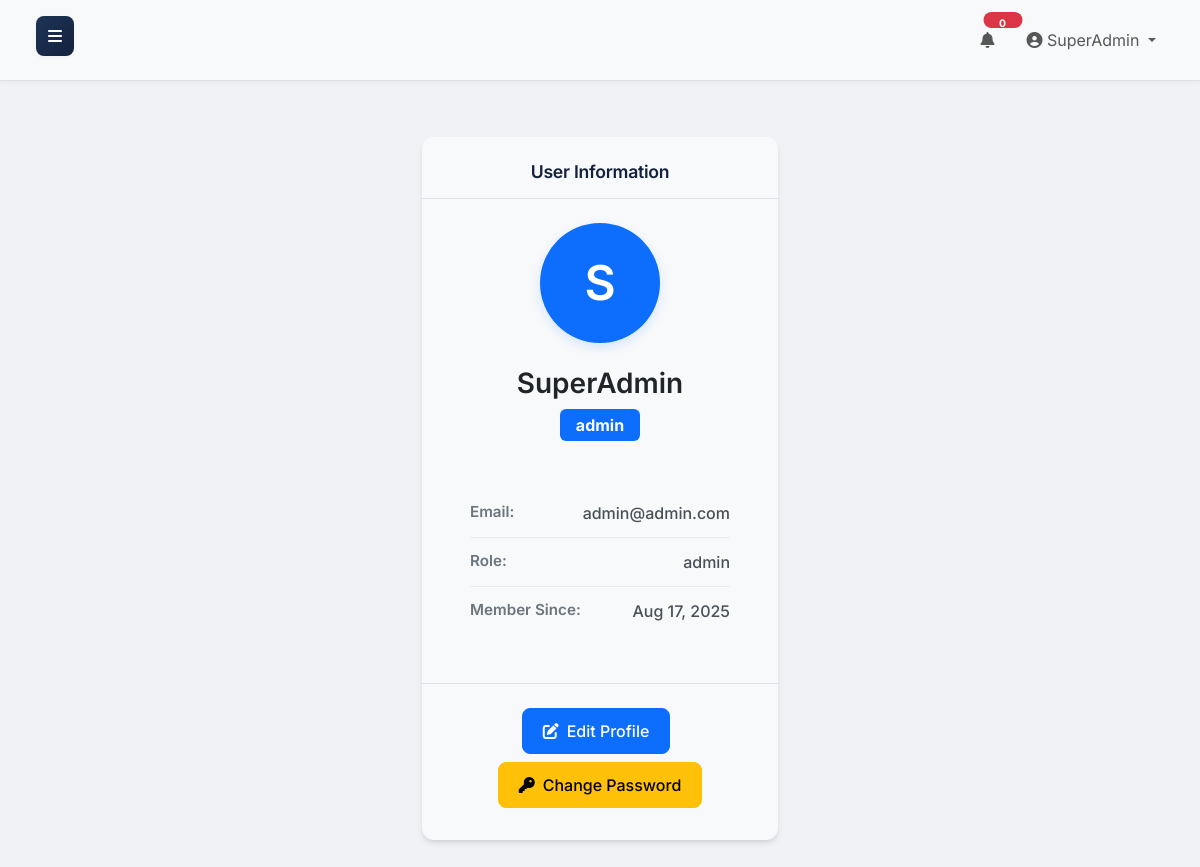
/profile/index.php (signed in), run on the app's committed database.
### tables this page shows
CREATE TABLE `users` (
  `id` int(11) NOT NULL,
  `username` varchar(50) NOT NULL,
  `email` varchar(100) NOT NULL,
  `password` varchar(255) NOT NULL,
  `role_id` int(11) NOT NULL,
  `created_at` timestamp NOT NULL DEFAULT current_timestamp(),
  `updated_at` timestamp NOT NULL DEFAULT current_timestamp() ON UPDATE current_timestamp()
);

CREATE TABLE `roles` (
  `id` int(11) NOT NULL,
  `name` varchar(255) NOT NULL
);

### public/profile/index.php (the view, shortened to what this page needs)
<?php
require_once '../includes/header.php';
$user_id = $_SESSION['user_id'];
$pdo = get_pdo_connection();
try {
    $stmt = $pdo->prepare("
        SELECT u.*, r.name as role_name
        FROM users u
        LEFT JOIN roles r ON u.role_id = r.id
        WHERE u.id = ?
    ");
    $stmt->execute([$user_id]);
    $user = $stmt->fetch(PDO::FETCH_ASSOC);
} catch (PDOException $e) {
    set_message('error', 'Database error: ' . $e->getMessage());
    header('Location: dashboard.php');
    exit();
}
?>
<div class="profile-container">
    <div class="container">
        <div class="profile-content">
            <div class="row justify-content-center">
                <div class="col-xl-4 col-lg-5 col-md-6 mb-4">
                    <div class="card h-100">
                        <div class="card-header text-center">
                            <h5 class="card-title mb-0">User Information</h5>
                        </div>
                        <div class="card-body text-center">
                            <div class="avatar-initial rounded-circle bg-primary text-white mx-auto d-flex align-items-center justify-content-center">
                                <?php echo strtoupper(substr($user['username'], 0, 1)); ?>
                            </div>
                            <h4 class="profile-name"><?php echo htmlspecialchars($user['username']); ?></h4>
                            <span class="badge bg-primary fs-6"><?php echo htmlspecialchars($user['role_name']); ?></span>
                            <div class="profile-info">
                                <div class="info-item">
                                    <span class="info-label">Email:</span>
                                    <span class="info-value"><?php echo htmlspecialchars($user['email']); ?></span>
                                </div>
                                <div class="info-item">
                                    <span class="info-label">Role:</span>
                                    <span class="info-value"><?php echo htmlspecialchars($user['role_name']); ?></span>
                                </div>
                                <div class="info-item">
                                    <span class="info-label">Member Since:</span>
                                    <span class="info-value"><?php echo date('M d, Y', strtotime($user['created_at'])); ?></span>
                                </div>
                            </div>
                        </div>
                        <div class="card-footer text-center">
                            <button class="btn btn-primary" data-bs-toggle="modal" data-bs-target="#editProfileModal">
                                <i class="fas fa-edit me-2"></i>Edit Profile
                            </button>
                            <button class="btn btn-warning" data-bs-toggle="modal" data-bs-target="#changePasswordModal">
                                <i class="fas fa-key me-2"></i>Change Password
                            </button>
                        </div>
                    </div>
                </div>
            </div>
        </div>
    </div>
</div>
<?php require_once '../includes/footer.php'; ?>

### public/assets/css/style.css (style rules this page uses)
html, body { height: 100%; margin: 0; padding: 0; }
:root { --primary-green: #1b4332; --accent-green: #2d6a4f; --light-green: #b7e4c7; --dark-green: #081c15; --professional-blue: #1d3557; --dark-blue: #14213d; --light-gray: #f0f2f5; --medium-gray: #6c757d; --border-color: #dee2e6; --primary: #1d3557; --primary-subtle: #e6eaf0; --success: #2d6a4f; --success-subtle: #e7f2ed; --warning: #ca6702; --warning-subtle: #fff1e6; --info: #184e77; --info-subtle: #e6eff4; --danger: #9b2226; --danger-subtle: #f8e7e7; --secondary: #4a4e69; --secondary-subtle: #ecedf2; --bg-dark: #f0f2f5; --card-bg: #f8f9fa; --timeline-bg: rgba(0, 0, 0, 0.03); --bg-dark: #f0f2f5; --sidebar-width: 250px; --sidebar-collapsed-width: 70px; --sidebar-transition: 0.3s; --shadow-sm: 0 .125rem .25rem rgba(0,0,0,.035); --shadow-md: 0 .5rem 1rem rgba(0,0,0,.05); --shadow-lg: 0 1rem 3rem rgba(0,0,0,.075); }
body { font-family: 'Inter', sans-serif; background-color: var(--bg-dark); overflow-x: hidden; color: #2f2f2f; }
.card { background: var(--card-bg); border: none; box-shadow: 0 2px 6px rgba(0, 0, 0, 0.04); }
.card .card-header { background: transparent; padding: 1.5rem 1.5rem 1rem; }
.card .card-header h5 { color: var(--dark-blue); font-weight: 600; font-size: 1.1rem; letter-spacing: -0.25px; }
.card .card-body { padding: 1.5rem; }
@media (min-width: 992px) { body { overflow-x: hidden; } }

### public/profile/index.php (style rules this page uses)
.profile-container { min-height: calc(100vh - 120px); display: flex; align-items: center; padding: 2rem 0; }
.profile-content { width: 100%; max-width: 1200px; margin: 0 auto; }
.card { border: none; box-shadow: 0 4px 6px -1px rgba(0, 0, 0, 0.1), 0 2px 4px -1px rgba(0, 0, 0, 0.06); border-radius: 12px; }
.card-header { background-color: #f8f9fa; border-bottom: 1px solid #dee2e6; border-radius: 12px 12px 0 0 !important; padding: 1.25rem 1.5rem; }
.card-body { padding: 2rem 1.5rem; }
.card-footer { background-color: transparent; border-top: 1px solid #dee2e6; padding: 1.5rem; }
.avatar-initial { width: 120px; height: 120px; font-size: 3rem; font-weight: 600; box-shadow: 0 4px 12px rgba(0, 123, 255, 0.15); margin-bottom: 1.5rem; }
.profile-name { font-size: 1.75rem; font-weight: 600; margin-bottom: 0.5rem; color: #212529; }
.profile-info { background-color: #f8f9fa; border-radius: 8px; padding: 1.5rem; margin-top: 1.5rem; }
.info-item { display: flex; justify-content: space-between; align-items: center; padding: 0.75rem 0; border-bottom: 1px solid #e9ecef; }
.info-item:last-child { border-bottom: none; }
.info-label { font-weight: 600; color: #6c757d; font-size: 0.95rem; }
.info-value { color: #495057; font-weight: 500; }
.btn { border-radius: 8px; font-weight: 500; padding: 0.625rem 1.25rem; margin-right: 0.5rem; margin-bottom: 0.5rem; }
.btn:last-child { margin-right: 0; }
.badge { font-size: 0.875rem; padding: 0.5rem 1rem; border-radius: 6px; }

### data on the page
users: username "S", username "SuperAdmin", role.name "admin", email "admin@admin.com", created_at "Aug 17, 2025"

### other printed values
$_SESSION['username'] "SuperAdmin"
